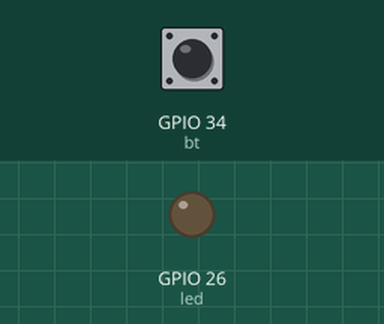
Bench run of a sketch on a simulated ESP32. Parts: output pins drawn as LEDs (lit = HIGH). Dashed ring = blinking. Inputs (shaded band) come from the test bench; at power-on: GPIO 34 (bt) LOW.

Above: at 1.2 s.
1.3 s: GPIO 34 (bt) pulsed HIGH 5 times (0.12 s each, 0.3 s apart)
At 1.57 s:
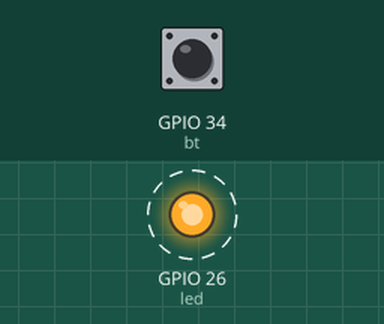
At 3.7 s:
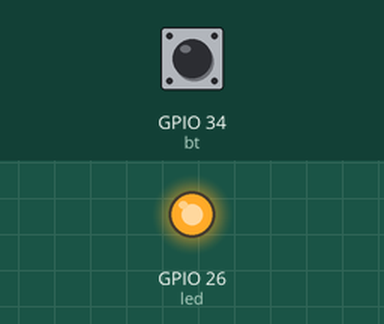
Timing chart, 0 to 5.2 s (numbered marks = the images above; inputs shaded):
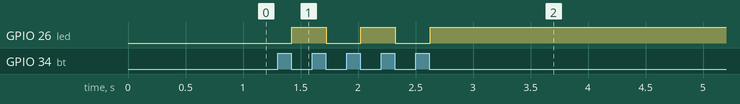

Measured:
- after the input at 1.3 s, GPIO 26 (led): alternates HIGH for 0.30 s and LOW for 0.30 s, 5 changes in all, then stays HIGH, starting after 0.12 s

The sketch:

led_switch.ino
```cpp
#define bt 34
#define led 26
byte ledState = LOW;
byte lastState = LOW;

void setup(){
  pinMode(bt, INPUT);
  pinMode(led, OUTPUT);

  Serial.begin(115200);
}

void loop(){
  delay(10);
  int buttonInput = digitalRead(bt); // save the button input
  if(buttonInput != lastState){
    lastState = buttonInput; // save the last button state
    if(buttonInput==LOW){ // the section where on and off occurs
      ledState = (ledState==HIGH) ? LOW: HIGH; // ledState saves the states if ledState is HIGH, if true LED off, if false LED on;
      digitalWrite(led, ledState);
    }
  }
}
```
